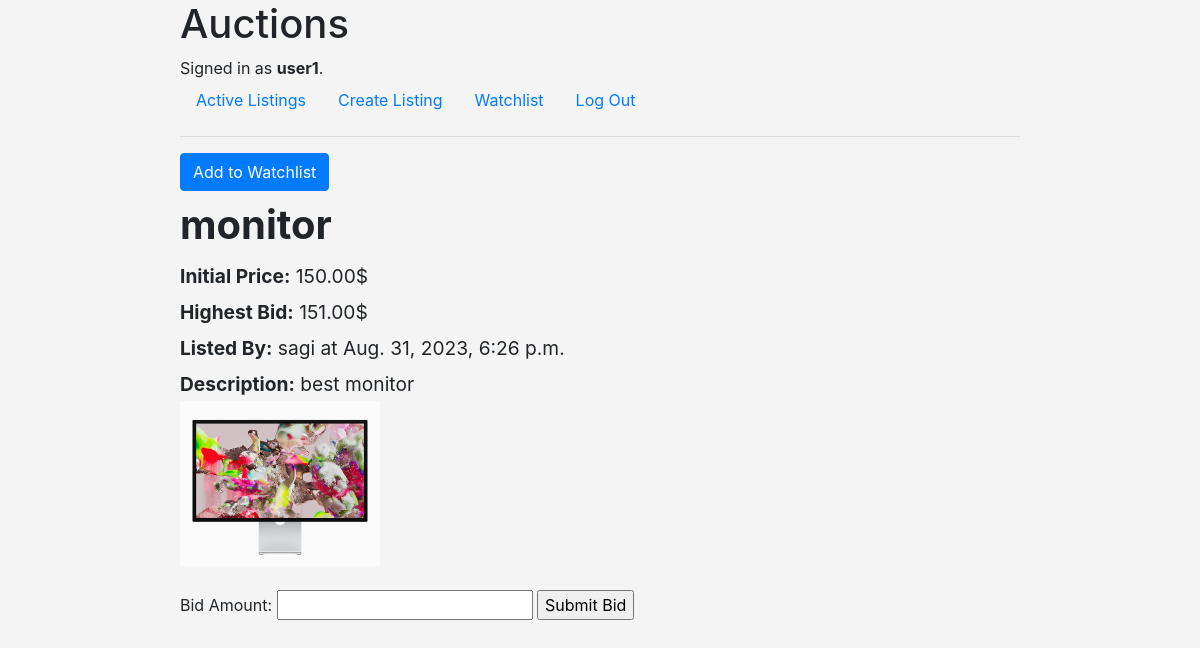
Screenshot of /productPage/11/ (signed in) with the database file from the repository.
### auctions/models.py (models this page shows)
class User(AbstractUser):
    pass

class AuctionList(models.Model):
    seller = models.ForeignKey('User', on_delete=models.CASCADE, related_name = "lists")
    productName = models.CharField(max_length=64)
    initialPrice = models.DecimalField(max_digits=30, decimal_places=2)
    info = models.TextField(max_length=1000)
    creationTime = models.DateTimeField(auto_now_add=True)
    image = models.ImageField(upload_to= user_directory_path, blank=True, null=True)
    watchlist = models.ManyToManyField(User, blank=True, related_name = "watchlist")
    AUCTION_STATUS_CHOICES = (
        ('active', 'Active'),
        ('closed', 'Closed')
    )
    status = models.CharField(
        max_length=10,
        choices=AUCTION_STATUS_CHOICES,
        default='active'  # Set the default status to 'active' when an auction is created.
    )

class Bid(models.Model):
    bidder = models.ForeignKey('User', on_delete=models.CASCADE)
    productName = models.ForeignKey('AuctionList', on_delete=models.CASCADE, related_name = "bids")
    bidPrice = models.DecimalField(max_digits=30, decimal_places=2)
    lastBidTime = models.DateTimeField(auto_now_add=True)

### auctions/views.py (the view)
# urls.py: path("productPage/<int:product_id>/", views.productPage, name="productPage"),
def productPage(request, product_id):
    product = get_object_or_404(AuctionList, pk=product_id)
    allProductBids = product.bids.all()
    state_message = request.session.pop('state_message', None) #state message - whether bid successed/failed
    highestBidder = (allProductBids.order_by("-bidPrice")[0].bidder) if allProductBids else None
    is_authenticated = request.user.is_authenticated
    in_watchlist = is_authenticated and request.user.watchlist.filter(pk=product.id).exists()
    is_a_bidder = is_authenticated and allProductBids.filter(bidder=request.user).exists()
    userBid = is_authenticated and (allProductBids.filter(bidder=request.user).order_by("-bidPrice")[0].bidPrice) if is_a_bidder else None
    return render(request, "auctions/productPage.html",{
        'product':product,
        'bidPrice': getCurrentPrice(product),
        'state_message': state_message,
        'in_watchlist': in_watchlist,
        'highestBidder':highestBidder,
        'is_a_bidder':is_a_bidder,
        'userBid':userBid,
    })

### auctions/util.py (called while the page is built)
def getCurrentPrice(product):
    allCurrentBids = product.bids.all()
    if allCurrentBids:
        highestBid = allCurrentBids.order_by("-bidPrice")[0].bidPrice
        return highestBid
    return product.initialPrice

### auctions/templates/auctions/productPage.html (shortened to what this page needs)
{% extends "auctions/layout.html" %}
{% block body %}
<div class="productText productPage">
    {% if user.is_authenticated %}
        {% if user != product.seller %}
            <form method="post" action="{% url 'toggleWatchlist' product.id %}">
            <div class="watchlistBtns">
                {% if in_watchlist %}
                    <button type="submit" name="action" value="removeFromWatchlist" class="btn btn-secondary">Remove from Watchlist</button>
                {% else %}
                    <button type="submit" name="action" value="addToWatchlist" class="btn btn-primary">Add to Watchlist</button>
                {% endif %}
            </div>
            </form>
        {% else %}
        <div class="alert alert-primary" role="alert" style="display: inline-block;"> This is your product</div>
        {% endif %}
    {% else %}
        <p>You need to <a href="{% url 'login' %}">log in</a> to add this item to your watchlist.</p>
    {% endif %}
    <h1><b> {{product.productName}} </b></h1>
    <small><b>Initial Price:</b> {{ product.initialPrice }}$</small> <br>
    <small>
        <b>Highest Bid:</b>
        {% if bidPrice > product.initialPrice %}
            {{ bidPrice }}$
        {% else %}
             There aren't any bids
        {% endif %}
    </small><br>
    <small><b>Listed By:</b> {{product.seller}} at {{ product.creationTime }}</small> <br>
    <small><b>Description:</b> {{product.info}}</small>
</div>
<div class="productImg">
    {% if product.image %}
        <img src="{{ product.image.url }}" alt="{{ product.productName }}" style="max-width: 200px;">
    {% endif %}
</div> <br>
{% if user.is_authenticated %}
    {% if user != product.seller %}
        <form method="post" action="{% url 'submitBid' product.id %}">
            <label for="bidAmount">Bid Amount:</label>
            <input type="number" step="0.01" id="bidAmount" name="bidAmount" min="0" required>
            <input type="submit" value="Submit Bid">
        </form>
    {% endif %}
{% else %}
    <p>You need to <a href="{% url 'login' %}">log in</a> to set a bid.</p>
{% endif %}
{% endblock %}

### auctions/templates/auctions/layout.html (shortened to what this page needs)
{% load static %}
<!DOCTYPE html>
<html lang="en">
    <head>
        <link rel="stylesheet" href="https://stackpath.bootstrapcdn.com/bootstrap/4.4.1/css/bootstrap.min.css">
        <link href="{% static 'auctions/styles.css' %}" rel="stylesheet">
    </head>
    <body>
        <h1>Auctions</h1>
        <div>
            {% if user.is_authenticated %}
                Signed in as <strong>{{ user.username }}</strong>.
            {% else %}
                Not signed in.
            {% endif %}
        </div>
        <ul class="nav">
            <li class="nav-item">
                <a class="nav-link" href="{% url 'index' %}">Active Listings</a>
            </li>
            {% if user.is_authenticated %}
                <li class="nav-item">
                    <a class="nav-link" href="{% url 'createListing' %}">Create Listing</a>
                </li>
                <li class="nav-item">
                    <a class="nav-link" href="{% url 'watchlist' %}">Watchlist</a>
                </li>
                <li class="nav-item">
                    <a class="nav-link" href="{% url 'logout' %}">Log Out</a>
                </li>
            {% endif %}
        </ul>
        <hr>
        {% block body %}
        {% endblock %}
    </body>
</html>

### auctions/static/auctions/styles.css (style rules this page uses)
body { margin-left:auto; margin-right:auto; width:70%; background-color: #f4f4f4; }
.productText.productPage { font-size: 1.5em ; }
.watchlistBtns { margin-bottom: 10px; }

### rows the page displays
User: username "user1"
AuctionList: productName "monitor", initialPrice "150.00", seller "sagi", creationTime "Aug. 31, 2023, 6:26 p.m.", info "best monitor", image (picture)
Bid: bidPrice "151.00"
